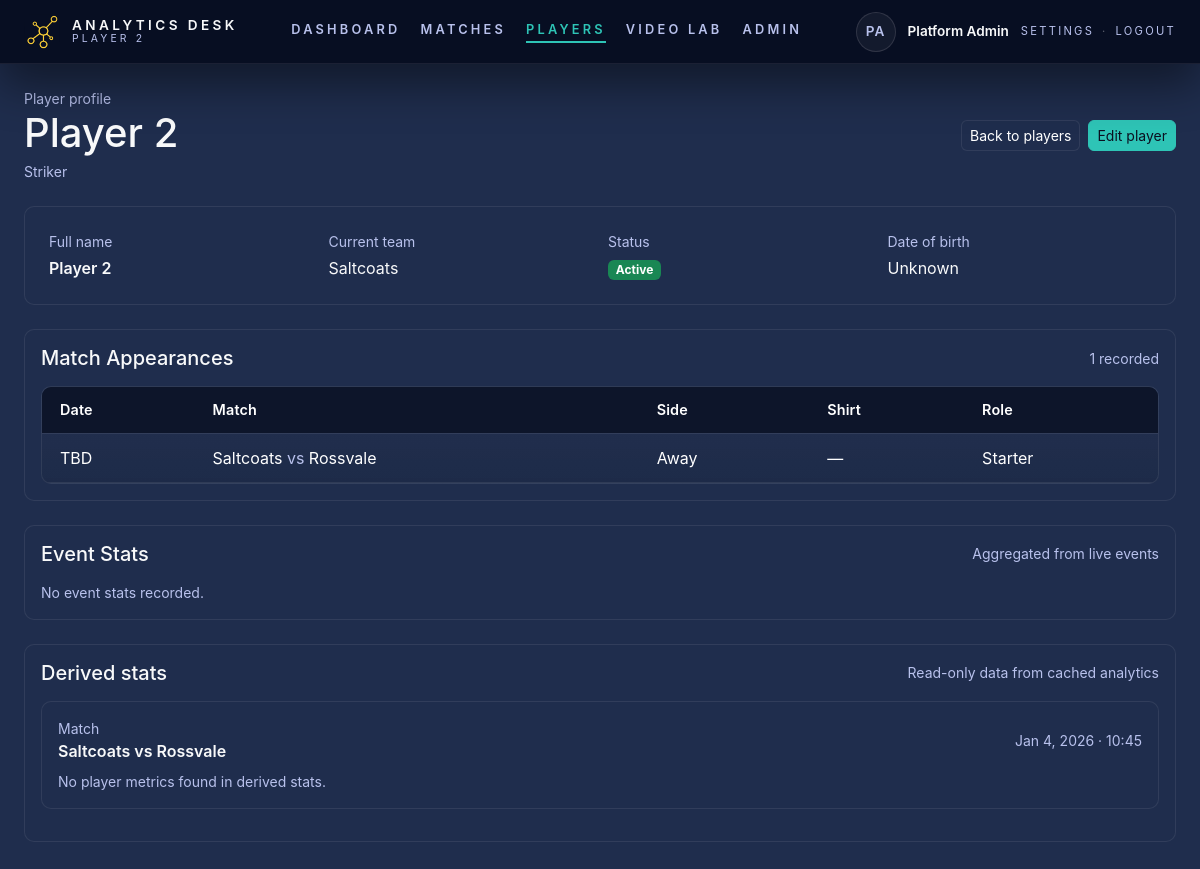
Screenshot of /admin/players/1 (signed in) with the database file from the repository.
### tables this page shows
CREATE TABLE `players` (
  `id` bigint(20) UNSIGNED NOT NULL,
  `club_id` bigint(20) UNSIGNED NOT NULL,
  `team_id` bigint(20) UNSIGNED DEFAULT NULL,
  `first_name` varchar(80) DEFAULT NULL,
  `last_name` varchar(80) DEFAULT NULL,
  `display_name` varchar(120) NOT NULL,
  `dob` date DEFAULT NULL,
  `primary_position` varchar(40) DEFAULT NULL,
  `is_active` tinyint(1) NOT NULL DEFAULT 1,
  `created_at` datetime NOT NULL DEFAULT current_timestamp(),
  `updated_at` datetime DEFAULT NULL ON UPDATE current_timestamp()
);

CREATE TABLE `teams` (
  `id` bigint(20) UNSIGNED NOT NULL,
  `club_id` bigint(20) UNSIGNED NOT NULL,
  `name` varchar(120) NOT NULL,
  `team_type` varchar(30) NOT NULL DEFAULT 'club',
  `created_at` datetime NOT NULL DEFAULT current_timestamp(),
  `updated_at` datetime DEFAULT NULL ON UPDATE current_timestamp()
);

CREATE TABLE `match_players` (
  `id` bigint(20) UNSIGNED NOT NULL,
  `match_id` bigint(20) UNSIGNED NOT NULL,
  `team_side` enum('home','away') NOT NULL,
  `player_id` bigint(20) UNSIGNED DEFAULT NULL,
  `shirt_number` int(11) DEFAULT NULL,
  `position_label` varchar(40) DEFAULT NULL,
  `is_starting` tinyint(1) NOT NULL DEFAULT 0,
  `is_captain` tinyint(1) NOT NULL DEFAULT 0,
  `created_at` datetime NOT NULL DEFAULT current_timestamp()
);

CREATE TABLE `derived_stats` (
  `id` bigint(20) UNSIGNED NOT NULL,
  `match_id` bigint(20) UNSIGNED NOT NULL,
  `events_version_used` bigint(20) UNSIGNED NOT NULL,
  `computed_at` datetime NOT NULL DEFAULT current_timestamp(),
  `payload_json` longtext NOT NULL CHECK (json_valid(`payload_json`))
);

### app/views/pages/admin/players/profile.php (the view, shortened to what the rows shown need)
<?php
require_once __DIR__ . '/../../../../lib/auth.php';
require_once __DIR__ . '/../../../../lib/player_repository.php';
$context = require_club_admin_access();
$clubId = $context['club_id'];
$playerId = isset($_GET['id']) ? (int)$_GET['id'] : 0;
$player = get_player_by_id($playerId, $clubId);
$appearances = get_player_appearances($playerId, $clubId);
$eventStats = get_player_event_stats($playerId, $clubId);
$matchIds = array_values(array_unique(array_column($appearances, 'match_id')));
$derivedStats = get_derived_stats_for_match_ids($matchIds, $playerId);
$appearanceMap = [];
foreach ($appearances as $appearance) {
          $appearanceMap[(int)$appearance['match_id']] = $appearance;
}
$title = $player['display_name'];
$base = base_path();
?>
<div class="d-flex align-items-center justify-content-between mb-4">
          <div>
                    <div class="text-muted-alt text-sm">Player profile</div>
                    <h1 class="mb-1"><?= htmlspecialchars($player['display_name']) ?></h1>
                    <p class="text-muted-alt text-sm mb-0"><?= htmlspecialchars($player['primary_position'] ?? 'Position not set') ?></p>
          </div>
          <div class="d-flex gap-2">
                    <a href="<?= htmlspecialchars($base) ?>/admin/players" class="btn btn-secondary-soft btn-sm">Back to players</a>
                    <a href="<?= htmlspecialchars($base) ?>/admin/players/<?= (int)$playerId ?>/edit" class="btn btn-primary-soft btn-sm">Edit player</a>
          </div>
</div>
<div class="panel p-4 mb-4">
          <div class="row g-3">
                    <div class="col-md-3">
                              <div class="text-muted-alt text-sm mb-1">Full name</div>
                              <div class="fw-semibold"><?= htmlspecialchars(trim(($player['first_name'] ?? '') . ' ' . ($player['last_name'] ?? '')) ?: $player['display_name']) ?></div>
                    </div>
                    <div class="col-md-3">
                              <div class="text-muted-alt text-sm mb-1">Current team</div>
                              <div><?= htmlspecialchars($player['team_name'] ?? 'Unassigned') ?></div>
                    </div>
                    <div class="col-md-3">
                              <div class="text-muted-alt text-sm mb-1">Status</div>
                              <div>
                                        <?php if ($player['is_active']): ?>
                                                  <span class="badge bg-success">Active</span>
                                        <?php else: ?>
                                                  <span class="badge bg-secondary">Inactive</span>
                                        <?php endif; ?>
                              </div>
                    </div>
                    <div class="col-md-3">
                              <div class="text-muted-alt text-sm mb-1">Date of birth</div>
                              <div><?= $player['dob'] ? htmlspecialchars(date('M j, Y', strtotime($player['dob']))) : 'Unknown' ?></div>
                    </div>
          </div>
</div>
<div class="panel p-3 mb-4">
          <div class="d-flex align-items-center justify-content-between mb-3">
                    <h5 class="mb-0 text-light">Match Appearances</h5>
                    <span class="text-muted-alt text-sm"><?= count($appearances) ?> recorded</span>
          </div>
          <?php if (empty($appearances)): ?>
                    <div class="text-muted-alt text-sm">No appearances recorded.</div>
          <?php else: ?>
                    <div class="match-table-wrap">
                              <table class="match-table mb-0">
                                        <thead class="match-table-head">
                                                  <tr>
                                                            <th>Date</th>
                                                            <th>Match</th>
                                                            <th>Side</th>
                                                            <th>Shirt</th>
                                                            <th>Role</th>
                                                  </tr>
                                        </thead>
                                        <tbody>
                                                  <?php foreach ($appearances as $appearance): ?>
                                                            <tr>
                                                                      <td><?= $appearance['kickoff_at'] ? htmlspecialchars(date('M j, Y', strtotime($appearance['kickoff_at']))) : 'TBD' ?></td>
                                                                      <td><?= htmlspecialchars($appearance['home_team']) ?> <span class="text-muted-alt">vs</span> <?= htmlspecialchars($appearance['away_team']) ?></td>
                                                                      <td><?= htmlspecialchars(ucfirst($appearance['team_side'] ?? 'unknown')) ?></td>
                                                                      <td><?= $appearance['shirt_number'] ? htmlspecialchars((string)$appearance['shirt_number']) : '—' ?></td>
                                                                      <td><?= $appearance['is_starting'] ? 'Starter' : 'Substitute' ?></td>
                                                            </tr>
                                                  <?php endforeach; ?>
                                        </tbody>
                              </table>
                    </div>
          <?php endif; ?>
</div>
<div class="panel p-3 mb-4">
          <div class="d-flex align-items-center justify-content-between mb-3">
                    <h5 class="mb-0 text-light">Event Stats</h5>
                    <span class="text-muted-alt text-sm">Aggregated from live events</span>
          </div>
          <?php if (empty($eventStats['matches'])): ?>
                    <div class="text-muted-alt text-sm">No event stats recorded.</div>
          <?php endif; ?>
</div>
<div class="panel p-3 mb-4">
          <div class="d-flex align-items-center justify-content-between mb-3">
                    <h5 class="mb-0 text-light">Derived stats</h5>
                    <span class="text-muted-alt text-sm">Read-only data from cached analytics</span>
          </div>
          <?php if (empty($derivedStats)): ?>
                    <div class="text-muted-alt text-sm">No derived stats available for this player.</div>
          <?php else: ?>
                    <?php foreach ($derivedStats as $entry): ?>
                              <div class="panel p-3 mb-3 bg-surface border border-soft">
                                        <?php
                                                  $matchInfo = $appearanceMap[$entry['match_id']] ?? null;
                                                  $matchLabel = $matchInfo
                                                            ? htmlspecialchars($matchInfo['home_team'] . ' vs ' . $matchInfo['away_team'])
                                                            : 'Match ' . (int)$entry['match_id'];
                                        ?>
                                        <div class="d-flex align-items-center justify-content-between mb-2">
                                                  <div>
                                                            <div class="text-muted-alt text-sm">Match</div>
                                                            <div class="fw-semibold"><?= $matchLabel ?></div>
                                                  </div>
                                                  <div class="text-muted-alt text-sm">
                                                            <?= $entry['computed_at'] ? htmlspecialchars(date('M j, Y · H:i', strtotime($entry['computed_at']))) : 'Computed recently' ?>
                                                  </div>
                                        </div>
                                        <?php if (empty($entry['metrics'])): ?>
                                                  <div class="text-muted-alt text-sm">No player metrics found in derived stats.</div>
                                        <?php endif; ?>
                              </div>
                    <?php endforeach; ?>
          <?php endif; ?>
</div>
<?php
require __DIR__ . '/../../../layout.php';

### app/lib/router.php (shortened to what the rows shown need)
<?php
function dispatch(): void
{
          $uri = parse_url($_SERVER['REQUEST_URI'] ?? '/', PHP_URL_PATH) ?? '/';
          $uri = normalize_path($uri);
          foreach ($GLOBALS['ROUTES'] as $path => $handler) {
                    if (!str_contains($path, '{id}')) {
                              continue;
                    }
                    $pattern = preg_quote($path, '#');
                    $pattern = str_replace('\{id\}', '([0-9]+)', $pattern);
                    if (preg_match('#^' . $pattern . '$#', $uri, $matches)) {
                              $handler();
                              return;
                    }
          }
}
function normalize_path(string $path): string
{
          $path = str_replace('\\', '/', $path);
          $path = rtrim($path, '/');
          if ($path === '') {
                    return '/';
          }
          return $path === '/' ? '/' : $path;
}

### app/views/partials/nav.php (shortened to what the rows shown need)
<?php
$base = base_path();
$config = require __DIR__ . '/../../../config/config.php';
$appName = $config['app']['name'] ?? 'Analytics Desk';
$user = current_user() ?? [];
$roles = $_SESSION['roles'] ?? [];
$isPlatformAdmin = in_array('platform_admin', $roles, true);
$isClubAdmin = in_array('club_admin', $roles, true);
$canViewPlayers = $isPlatformAdmin || $isClubAdmin;
$canAccessVideoLab = in_array('analyst', $roles, true) || $isClubAdmin || $isPlatformAdmin;
$currentPath = parse_url($_SERVER['REQUEST_URI'] ?? '/', PHP_URL_PATH) ?? '/';
$navBase = $base ?: '';
$dashboardHref = $navBase . '/';
$matchesHref = $navBase . '/matches';
$playersHref = $navBase . '/admin/players';
$videoLabHref = $navBase . '/video-lab';
$adminHref = $navBase . '/admin';
$settingsHref = $navBase . '/settings';
$logoutHref = $navBase . '/logout';
$dashboardActive = $currentPath === $dashboardHref || $currentPath === rtrim($navBase, '/');
$matchesActive = str_starts_with($currentPath, $matchesHref);
$playersActive = str_starts_with($currentPath, $playersHref);
$videoLabActive = str_starts_with($currentPath, $videoLabHref);
$adminActive = str_starts_with($currentPath, $adminHref) && !$playersActive;
$displayName = trim($user['display_name'] ?? 'User');
$nameParts = preg_split('/\s+/', $displayName, -1, PREG_SPLIT_NO_EMPTY);
$initials = '';
foreach ($nameParts as $part) {
          $initials .= strtoupper(function_exists('mb_substr') ? mb_substr($part, 0, 1) : substr($part, 0, 1));
          if (strlen($initials) >= 2) {
                    break;
          }
}
$initials = $initials ?: 'U';
$navLinks = [
          [
                    'label' => 'Dashboard',
                    'href' => $dashboardHref,
                    'active' => $dashboardActive,
          ],
          [
                    'label' => 'Matches',
                    'href' => $matchesHref,
                    'active' => $matchesActive,
          ],
];
if ($canViewPlayers) {
          $navLinks[] = [
                    'label' => 'Players',
                    'href' => $playersHref,
                    'active' => $playersActive,
          ];
}
if ($canAccessVideoLab) {
          $navLinks[] = [
                    'label' => 'Video Lab',
                    'href' => $videoLabHref,
                    'active' => $videoLabActive,
          ];
}
if ($isPlatformAdmin) {
          $navLinks[] = [
                    'label' => 'Admin',
                    'href' => $adminHref,
                    'active' => $adminActive,
          ];
}
?>
<nav class="top-nav" aria-label="Primary navigation">
          <div class="top-nav__inner">
                    <div class="top-nav__brand">
                              <img src="<?= htmlspecialchars($base) ?>/assets/img/logo.png" alt="<?= htmlspecialchars($appName) ?> logo" class="top-nav__logo" width="36" height="36">
                              <div class="top-nav__brand-text">
                                        <span class="top-nav__brand-name"><?= htmlspecialchars($appName) ?></span>
                                        <?php if (!empty($title)): ?>
                                                  <span class="top-nav__section"><?= htmlspecialchars($title) ?></span>
                                        <?php endif; ?>
                              </div>
                    </div>
                    <div class="top-nav__links-wrapper">
                              <div class="top-nav__links">
                                        <?php foreach ($navLinks as $item): ?>
                                                  <a href="<?= htmlspecialchars($item['href']) ?>" class="top-nav__link <?= $item['active'] ? 'is-active' : '' ?>">
                                                            <?= htmlspecialchars($item['label']) ?>
                                                  </a>
                                        <?php endforeach; ?>
                              </div>
                    </div>
                    <div class="top-nav__user">
                              <span class="top-nav__avatar"><?= htmlspecialchars($initials) ?></span>
                              <div class="top-nav__user-meta">
                                        <span class="top-nav__user-name"><?= htmlspecialchars($displayName) ?></span>
                              </div>
                              <div class="top-nav__user-actions">
                                        <a href="<?= htmlspecialchars($settingsHref) ?>" class="top-nav__user-link">Settings</a>
                                        <span aria-hidden="true" class="top-nav__user-separator">·</span>
                                        <a href="<?= htmlspecialchars($logoutHref) ?>" class="top-nav__user-link">Logout</a>
                              </div>
                    </div>
          </div>
</nav>

### rows the page displays
players: display_name "PLAYER 2", display_name "Player 2", primary_position "Striker", first_name+last_name "Player 2", team.name "Saltcoats"
match_players: teams.name "Saltcoats", teams.name "Rossvale", team_side "Away", is_starting "Starter"
derived_stats: matchLabel "Saltcoats vs Rossvale", computed_at "Jan 4, 2026 · 10:45"

### other values shown
$item['label'] "DASHBOARD"
$item['label'] "MATCHES"
$item['label'] "PLAYERS"
$item['label'] "VIDEO LAB"
$item['label'] "ADMIN"
count($appearances) "1"
